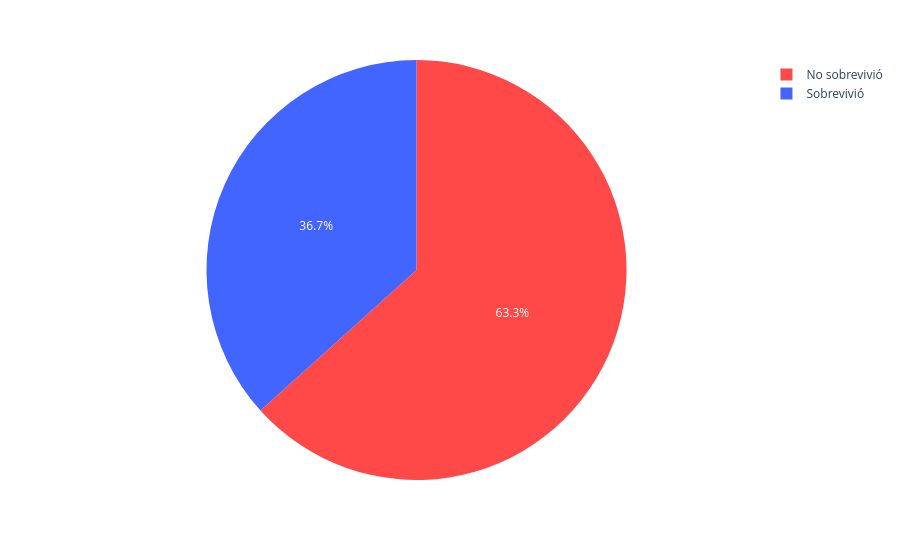

Notebook cell for this chart:
### Markdown cell above
3.6 Gráfico para sobrevivientes mayores a 40 años

### Code cell
fig_pie_sobrevivientes_mayores_40 = create_fig_pie__sobrevivientes(sobrevivientes_mayores_40)

fig_pie_sobrevivientes_mayores_40.show()

### Figure 1 — Plotly figure (JSON) as saved in the notebook; plotly's stock layout.template omitted (floating-point values rounded to 4 significant figures)
{"data": [{"customdata": [["No sobrevivió"], ["Sobrevivió"]], "domain": {"x": [0, 1], "y": [0, 1]}, "hovertemplate": "Sobreviviente=%{customdata[0]}<br>count=%{value}<extra></extra>", "labels": ["No sobrevivió", "Sobrevivió"], "legendgroup": "", "marker": {"colors": ["#ff4848", "#4365ff"]}, "name": "", "showlegend": true, "type": "pie", "values": [95, 55]}], "layout": {"legend": {"tracegroupgap": 0}, "margin": {"t": 60}}}
